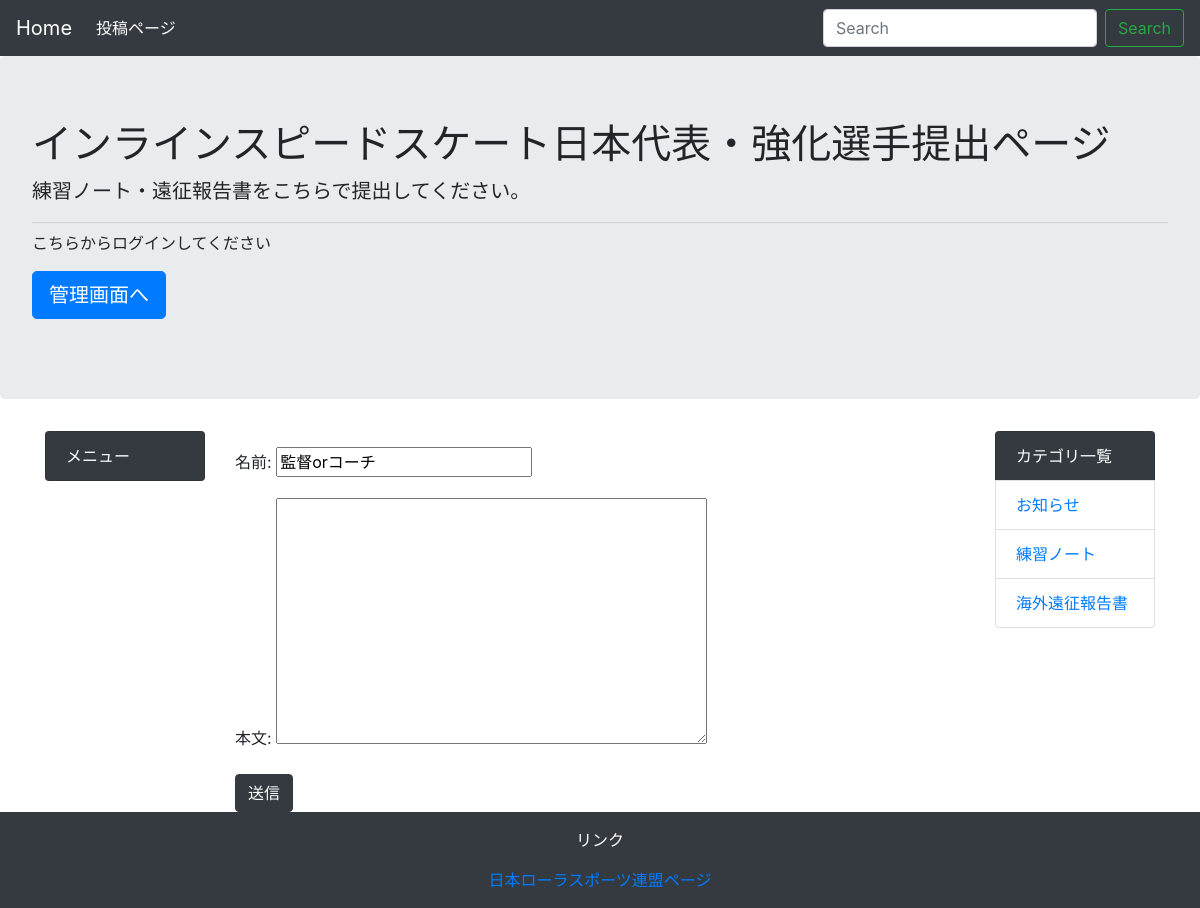
/comment/1, run on an earlier commit of the app's database.
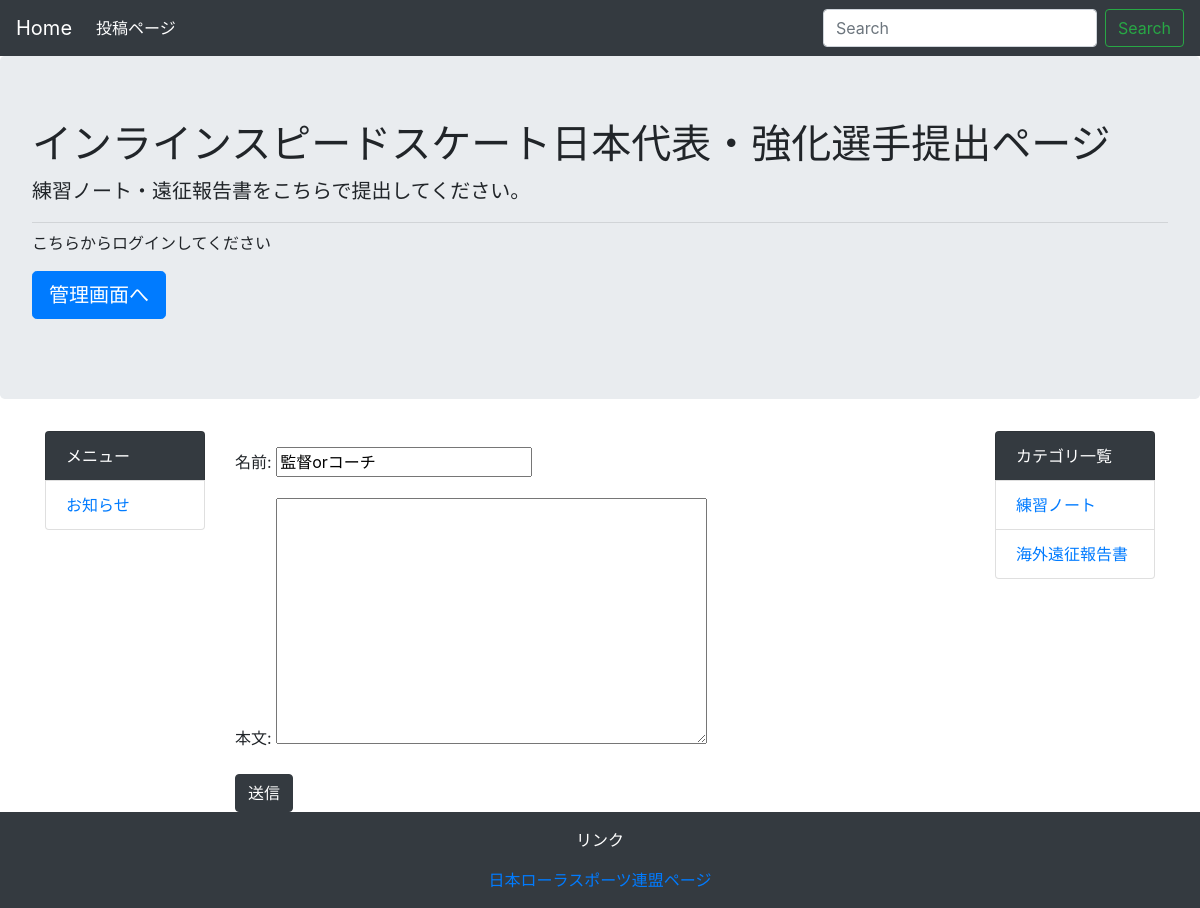
And on a later commit of the database.
### homepage/models.py (models this page shows)
class Category(models.Model):
    name = models.CharField('カテゴリ名',max_length=255)
    created_at = models.DateTimeField('作成日', default=timezone.now)
    def __str__(self):
        return self.name

class Menu(models.Model):
    name = models.CharField('メニュー名', max_length=255)
    created_at = models.DateTimeField('作成日', default=timezone.now)
    def __str__(self):
        return self.name

### homepage/views.py (the view, shortened to what this page needs)
# urls.py: path('comment/<int:trainingnote_pk>',views.CommentView.as_view(), name='comment'),
class CommentView(generic.CreateView):
    model = Comment
    form_class = CommentCreateForm

### homepage/forms.py
class CommentCreateForm(forms.ModelForm):
    class Meta:
        model = Comment
        fields = ('name', 'text')

### homepage/context_processors.py (called while the page is built)
def common(request):
    context = {
        'category_list': Category.objects.all(),
        'menu_list': Menu.objects.all(),
    }
    return context

### homepage/templates/homepage/comment_form.html (shortened to what this page needs)
{% extends 'homepage/base.html' %}
{% block content %}
        {{ form.as_p }}
        <button type="submit" class="btn btn-dark">送信</button>
{% endblock %}

### homepage/templates/homepage/base.html (shortened to what this page needs)
<!DOCTYPE html>
<html lang="ja">
  <head>
    <link rel="stylesheet" href="https://stackpath.bootstrapcdn.com/bootstrap/4.1.3/css/bootstrap.min.css">
  </head>
  <body>
    <nav class="navbar navbar-expand-lg navbar-dark bg-dark">
        <a class="navbar-brand" href="#">Home</a>
        <div class="collapse navbar-collapse" id="navbarSupportedContent">
            <ul class="navbar-nav mr-auto">
                <li class="nav-item active">
                    <a class="nav-link" href="{% url 'admin:index' %}">投稿ページ</a></a>
                </li>
            </ul>
            <form class="form-inline my-2 my-lg-0" method="GET" action="{% url 'homepage:index' %}">
                <input class="form-control mr-sm-2" type="text" placeholder="Search" aria-label="Search" name="keyword">
                <button class="btn btn-outline-success my-2 my-sm-0" type="submit">Search</button>
            </form>
        </div>
    </nav>
    <div class="jumbotron">
        <h1 class="display-">インラインスピードスケート日本代表・強化選手提出ページ</h1>
        <p class="lead">練習ノート・遠征報告書をこちらで提出してください。
        </p>
        <hr class="my-2">
        <p>こちらからログインしてください</p>
        <p class="lead">
            <a class="btn btn-primary btn-lg" href="{% url 'admin:index' %}" role="button">管理画面へ</a>
        </p>
    </div>
    <div class="container">
        <div class="row">
            <div class="col-md-2">
                <ul class="list-group">
                    <li class="list-group-item bg-dark text-white">メニュー</li>
                    {% for menu in menu_list %}
                        <li class="list-group-item"><a href="{% url 'homepage:menu' menu.pk %}">{{ menu }}</a></li>
                    {% endfor %}
                </ul>
            </div>
            <div class="col-md-8">
                {% block content %}
                {% endblock %}
            </div>
            <div class="col-md-2">
                <ul class="list-group">
                    <li class="list-group-item bg-dark text-white">カテゴリ一覧</li>
                    {% for category in category_list %}
                        <li class="list-group-item"><a href="{% url 'homepage:category' category.pk %}">{{ category }}</a></li>
                    {% endfor %}
                </ul>
            </div>
        </div>
    </div>
    <footer class="bg-dark text-white text-center py-3">
        <p>リンク</p>
        <a href="http://jrsf.or.jp/speed/">日本ローラスポーツ連盟ページ</a><br>
    </footer>
  </body>
</html>

What changed in the data, as far as the page shows it:
removed Category: name "お知らせ"
added Menu: name "お知らせ"
